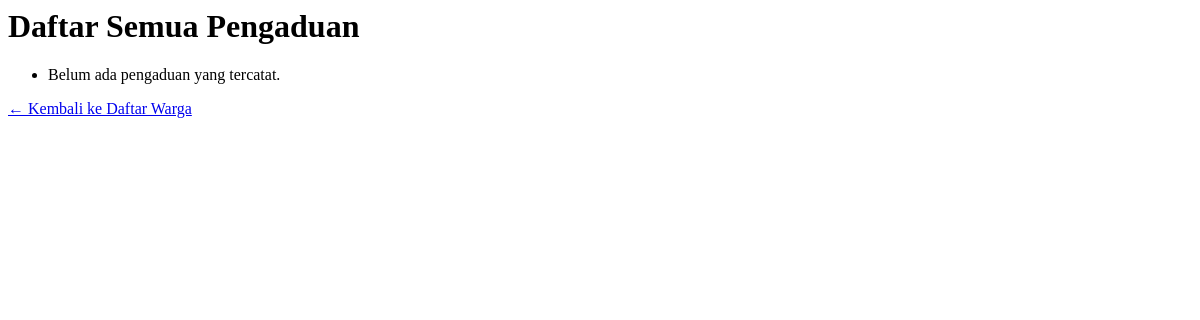
Before: /warga/pengaduan/ with the older database file.
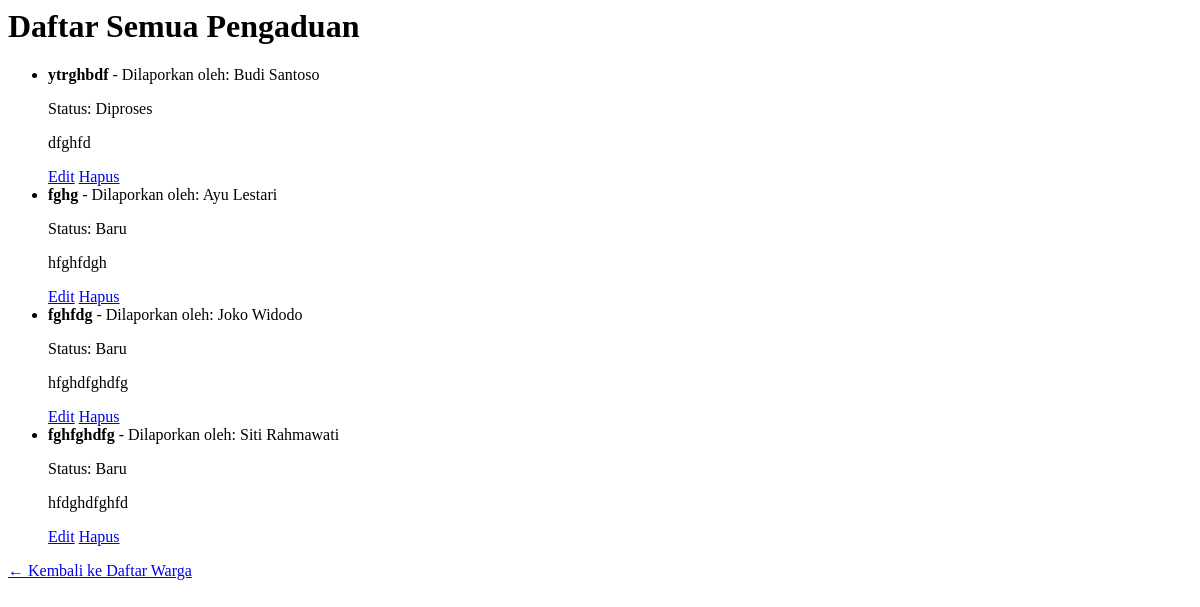
After: the same page with the newer database file.
### warga/models.py (models this page shows, shortened)
class Pengaduan(models.Model):
    STATUS_CHOICES = [
        ('BARU', 'Baru'),
        ('DIPROSES', 'Diproses'),
        ('SELESAI', 'Selesai'),
    ]
    judul = models.CharField(max_length=200)
    deskripsi = models.TextField()
    status = models.CharField(max_length=10, choices=STATUS_CHOICES, default='BARU')
    tanggal_lapor = models.DateTimeField(auto_now_add=True)
    pelapor = models.ForeignKey(Warga, on_delete=models.CASCADE, related_name='pengaduan')

class Warga(models.Model):
    nik = models.CharField(max_length=16, unique=True, verbose_name="Nomor Induk Kependudukan")
    nama_lengkap = models.CharField(max_length=100, verbose_name="Nama Lengkap")
    alamat = models.TextField(verbose_name="Alamat Tinggal")
    no_telepon = models.CharField(max_length=15, blank=True, verbose_name="Nomor Telepon")
    tanggal_registrasi = models.DateTimeField(auto_now_add=True)

### warga/views.py (the view)
# urls.py: path('pengaduan/', PengaduanListView.as_view(), name='pengaduan-list'),
class PengaduanListView(ListView):
    model = Pengaduan

### warga/templates/warga/pengaduan_list.html (shortened to what this page needs)
<html>
<head>
</head>
<body>
    <h1>Daftar Semua Pengaduan</h1>
    <ul>
        {% for aduan in object_list %}
        <li>
            <strong>{{ aduan.judul }}</strong> - Dilaporkan oleh: {{ aduan.pelapor.nama_lengkap }}
            <p>Status: {{ aduan.get_status_display }}</p>
            <p>{{ aduan.deskripsi }}</p>
        </li>
        <a href="{% url 'pengaduan-edit' aduan.pk %}">Edit</a>
        <a href="{% url 'pengaduan-hapus' aduan.pk %}">Hapus</a>
        {% empty %}
        <li>Belum ada pengaduan yang tercatat.</li>
        {% endfor %}
    </ul>
    <a href="{% url 'warga-list' %}">← Kembali ke Daftar Warga</a>
</body>
</html>

Changed rows visible on the page:
added Pengaduan: judul "ytrghbdf", pelapor.nama_lengkap "Budi Santoso", status "Diproses", deskripsi "dfghfd"
added Pengaduan: judul "fghg", pelapor.nama_lengkap "Ayu Lestari", status "Baru", deskripsi "hfghfdgh"
added Pengaduan: judul "fghfdg", pelapor.nama_lengkap "Joko Widodo", status "Baru", deskripsi "hfghdfghdfg"
added Pengaduan: judul "fghfghdfg", pelapor.nama_lengkap "Siti Rahmawati", status "Baru", deskripsi "hfdghdfghfd"
Other visible differences:
text no longer shown: "Belum ada pengaduan yang tercatat."
